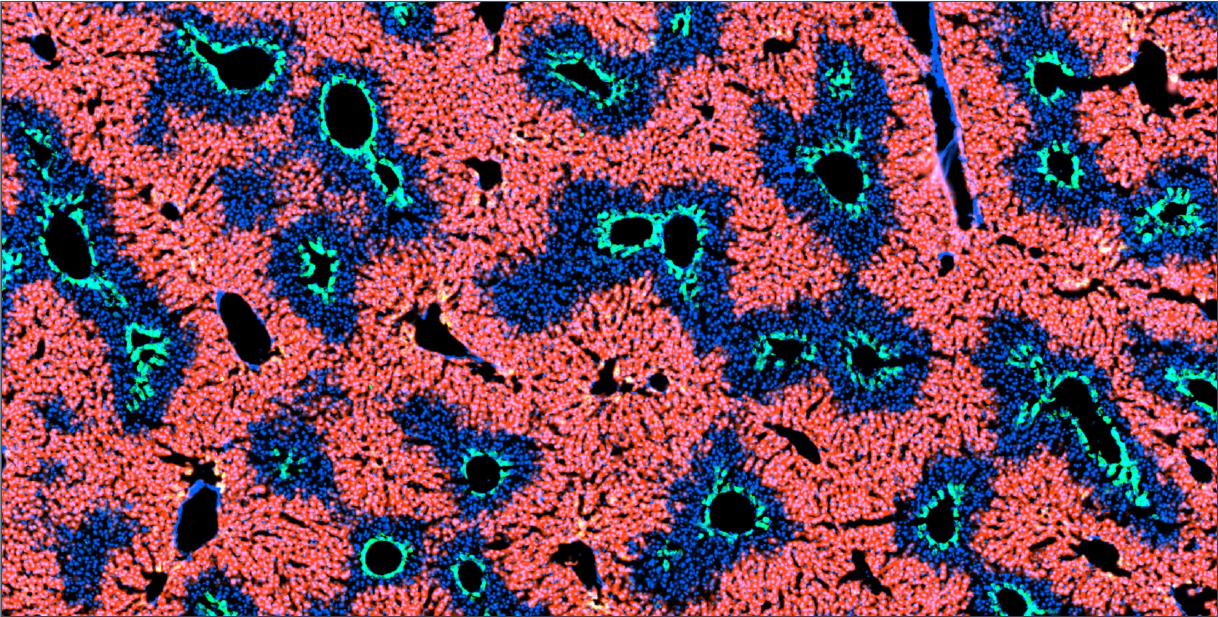
#> input picture input/example.JPG, 3653 x 1850 px (shown at 1/3 size)
$ python -i utils.py   (imports and definitions only)   (older library calls are emulated)
#> lines starting #> are read from the running program, lines starting #| are printed output that depends on the picture
import os
import re
import sys
import math
import numbers
import numpy as np
import skimage
import skimage.transform

CHANNEL_AXIS = -1
SKIMAGE_VERSION = skimage.__version__


def unpack_dict(kwargs, N):
    """ Unpack a dictionary of values into a list (N) of dictionaries. """
    return [dict((k, v[i]) for k, v in kwargs.items()) for i in range(N)]


# [74 lines left out: functions unique_colors, image_stats, img_as, resize, not called in this run]


class Resize(object):
    # [9 lines left out: functions __init__, __call__, not called in this run]

    def __repr__(self):
        return self.__class__.__name__ + '(size={0}, order={1})'.format(self.size, self.order)


# [53 lines left out: functions get_pad_width, pad, not called in this run]


class Pad(object):
    # [30 lines left out: functions __init__, __call__, not called in this run]

    def __repr__(self):
        return self.__class__.__name__ + '(size={0}, pad_width={1}, pos={2}, mode={3})'.\
            format(self.size, self.pad_width, self.pos, self.mode)


# [42 lines left out: functions get_crop_width, crop, not called in this run]


class Crop(object):
    def __init__(self, size=None, crop_width=None, pos='center', **kwargs):
        if size is not None:
            if isinstance(size, numbers.Number):
                size = (int(size), int(size))
            else:
                assert len(size) == 2, "Please provide only two dimensions (h, w) for size."

        self.size = size
        self.crop_width = crop_width
        self.pos = pos
        self.kwargs = kwargs

    def __call__(self, images, kwargs=None):
        if kwargs is None:
            kwargs = [{}] * len(images)
        if self.crop_width is not None:
            images = [crop(img, size=None, crop_width=self.crop_width, **{**self.kwargs, **args})
                      if img is not None else None
                      for img, args in zip(images, kwargs)]
        if self.size is not None:
            crop_width = get_crop_width(images[0].shape, output_size=self.size, pos=self.pos)
            images = [crop(img, size=None, crop_width=crop_width, **{**self.kwargs, **args})
                      if img is not None else None
                      for img, args in zip(images, kwargs)]
        return images

    def __repr__(self):
        return self.__class__.__name__ + '(size={0}, crop_width={1}, pos={2})'.\
            format(self.size, self.crop_width, self.pos)


def hflip(img):
    return img[:, ::-1, ...]


class RandomHorizontalFlip(object):
    def __init__(self, p=0.5):
        self.p = p

    # [4 lines left out: function __call__, not called in this run]

    def __repr__(self):
        return self.__class__.__name__ + '(p={})'.format(self.p)


def vflip(img):
    return img[::-1, ...]


class RandomVerticalFlip(object):
    def __init__(self, p=0.5):
        self.p = p

    # [4 lines left out: function __call__, not called in this run]

    def __repr__(self):
        return self.__class__.__name__ + '(p={})'.format(self.p)


# [176 lines left out: functions random_transform_pars, get_transform_matrix, translate_offset_center, transform, not called in this run]


class RandomTransform(object):
    """ Random Transformation.
    Argument:
        size: output image size
        rotation: float (degree)
        shear: float(degree)
        translate: tuple(x, y)
        scale: tuple(zoom, h/w ratio)
        projection: tuple(x, y)
        inverse: use inverse transform or not
        p: probability for each transform
    """
    # [62 lines left out: functions __init__, get_params, __call__, not called in this run]
        # return [transform(x, matrix, size=output_size, **self.kwargs) for x in images]

    def __repr__(self):
        s = '{name}(rotation={rotation}, translate={translate}, scale={scale}, shear={shear}, projection={projection})'
        return s.format(name=self.__class__.__name__, **dict(self.__dict__))

>>> import cv2
>>> picture = cv2.imread('../input/example.JPG', cv2.IMREAD_GRAYSCALE)
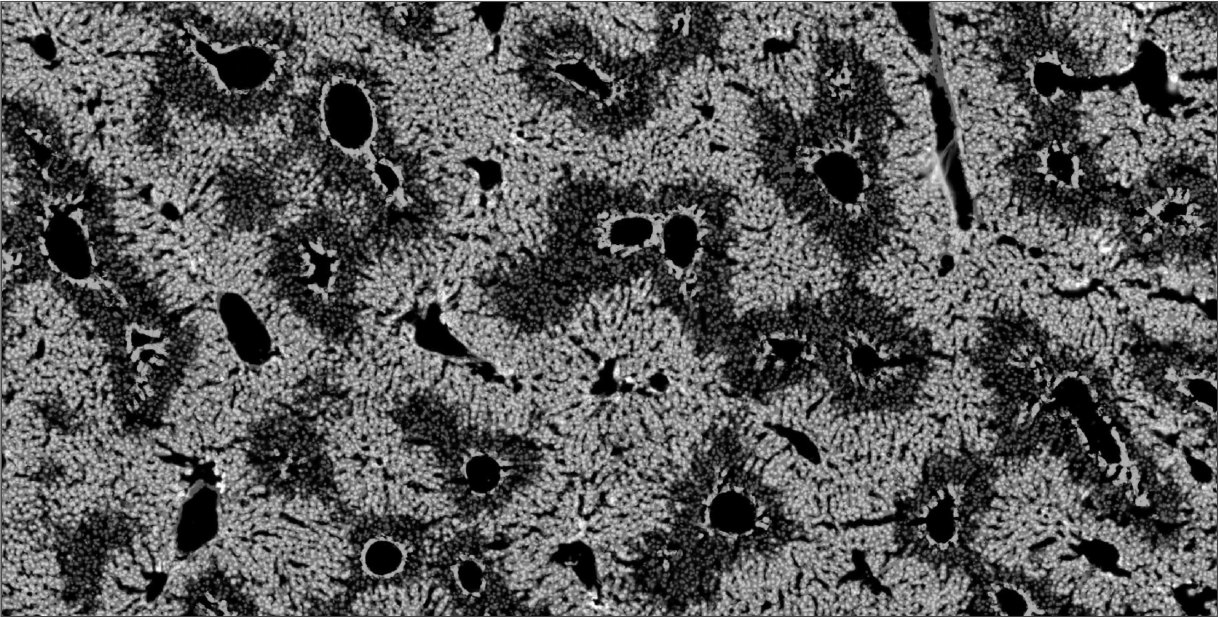
#> picture: shape (1850, 3653) (shown at 1/3 size); min 0, max 255, mean 89.6
>>> result = Crop()(picture)
#> in __call__, `kwargs = [{}] * len(images)`: kwargs = 1850 items
